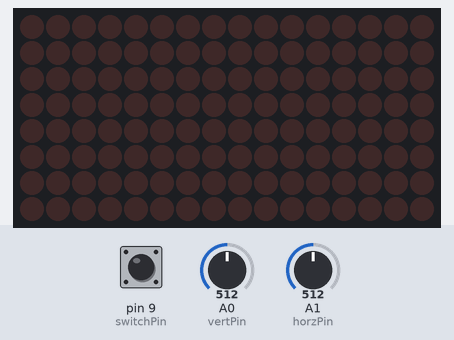
Bench run of a sketch on a simulated Arduino Uno, built with avr-gcc and run on an emulated ATmega328P. Shown: 16×8 LED matrix. The inputs (shaded band) are chosen by the test bench; at power-on: pin 9 (switchPin) HIGH, A0 (vertPin) = 512, A1 (horzPin) = 512. Random numbers use the default seed unless the sketch sets one.

Above: at 1.2 s.
1.3 s: pin 9 (switchPin) pulled LOW for 0.15 s
At 2.2 s:
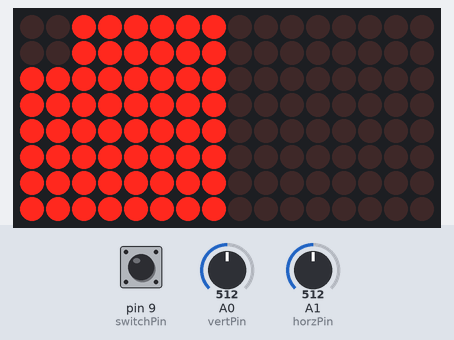
4.3 s: A0 (vertPin) set to 698
7.3 s: A0 (vertPin) set to 722
At 7.8 s:
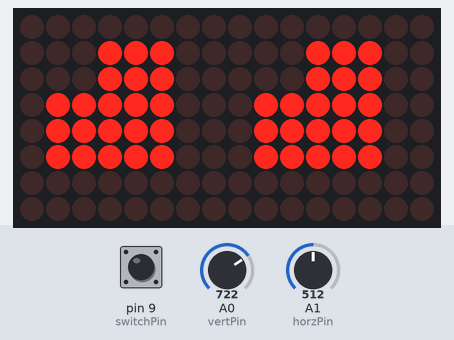
8.8 s: pin 9 (switchPin) pulled LOW for 1 s
At 9.8 s:
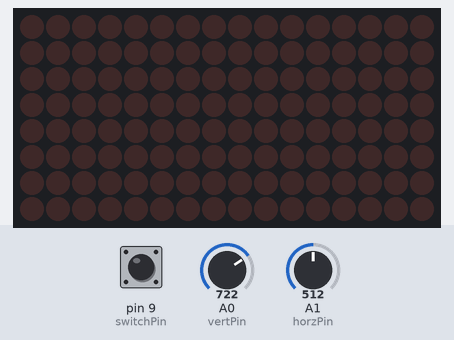
11.3 s: pin 9 (switchPin) pulled LOW for 3.2 s
At 12.2 s:
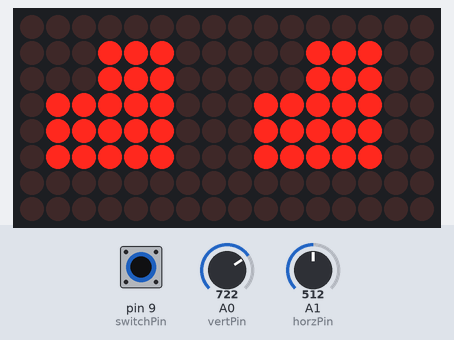
16.0 s: A0 (vertPin) set to 322
17.5 s: A0 (vertPin) set to 294
At 18.8 s:
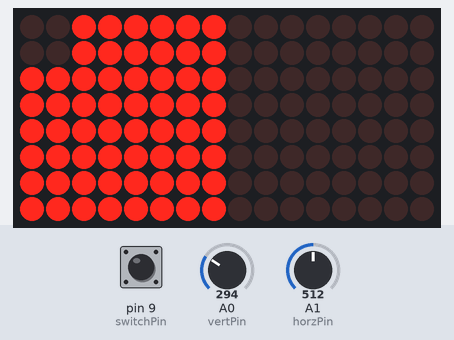
Timing chart, 0 to 20.5 s (numbered marks = the images above; inputs shaded):
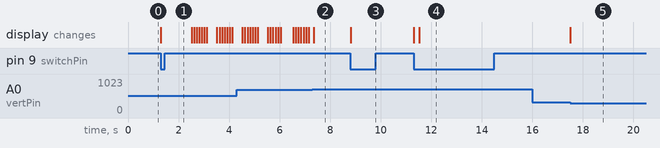

The sketch:

sketch.ino
```cpp
#include <LedControl.h>


// Módulos propios
#include "RelojArena.h"
#include "PatronesLed.h"

// Definición de pines y constantes de las matrices y el joystick
const int matrizA = 0; // Parte superior del reloj
const int matrizB = 1; // Parte inferior del reloj
const int DIN = 11;
const int CLK = 13;
const int CS = 10;
const int numMatrices = 2;

const int vertPin = A0;   // Eje y del joystick
const int horzPin = A1;   // Eje x del joystick
const int switchPin = 9; // Switch del joystick (pulsador)

// Declarar el objeto LedControl
LedControl lc = LedControl(DIN, CLK, CS, numMatrices); // Dos matrices conectadas

// Array para registrar qué leds de la matriz B
// están encendidos (1) o apagados (0) en cada momento
int ledsMatrizB[8][8];

// Contador de granos de arena en reposo
int totalGranosCaidos;

// Variables de tiempo
unsigned long tiempoUltimaCaida;
const unsigned long intervalo = 1000;  // Intervalo entre caida de partículas (1 segundo)

// Variables para detener o iniciar el circuito
bool encendido = false;
int ultimoEstadoSwitch = HIGH; // Estado anterior del pulsador en joystick

// Variable para guardar la última acción del joystick
enum Direccion {ARRIBA, ABAJO, IZQUIERDA, DERECHA, CENTRO};
enum Accion { REINICIAR, PAUSAR, REANUDAR, IMAGEN, NONE };
Accion comandoAccion = NONE; // Inicialmente no realiza ninguna acción

// Declaración de función para detectar movimiento del joystick
Direccion movimientoJoystick(int x, int y); // función retorna un dato tipo Dirección


void setup() {
  // Pulsador del joystick : es una entrada
  pinMode(switchPin, INPUT_PULLUP);
  // (Las entradas analógicas del joystick, A0 y A1, no requieren inicialización)

  // Inicializar cada matriz
  lc.shutdown(matrizA, false);  // Despertar la matriz 1
  lc.shutdown(matrizB, false);  // Despertar la matriz 2

  lc.setIntensity(matrizA, 8);  // Ajustar brillo para la matriz 1 (0 a 15)
  lc.setIntensity(matrizB, 8);  // Ajustar brillo para la matriz 2 (0 a 15)

  randomSeed(analogRead(0));  // Para generar números aleatorios

}


void loop() {

  // DETECTAR SI SE HA PRESIONADO EL SWITCH DEL JOYSTICK
  int estadoSwitch = digitalRead(switchPin);

  // Detectar si el pulsador fue presionado y luego soltado
  if (estadoSwitch == LOW && ultimoEstadoSwitch == HIGH) {
      // Alternar el estado de ejecución
      encendido = !encendido;

      // EJECUTAR PROCESOS DE ENCENDIDO Y APAGADO
      if(encendido){ // Se ha activado el interruptor
        lc.shutdown(matrizA, false);  // Apagar la matriz 1
        lc.shutdown(matrizB, false);  // Apagar la matriz 2
        resetRelojArena();
        comandoAccion = REINICIAR;
      } else{ // Se ha desactivado el interruptor
        lc.clearDisplay(matrizA);
        lc.clearDisplay(matrizB);
        lc.shutdown(matrizA, true);  // Apagar la matriz 1
        lc.shutdown(matrizB, true);  // Apagar la matriz 2
        comandoAccion = NONE;
      }
      delay(200); // Pequeño retardo para evitar rebotes
  }

  // Guardar el estado actual del pulsador para comparar en la siguiente iteración
  ultimoEstadoSwitch = estadoSwitch;


  // EJECUCION DEL PROGRAMA
  if (encendido) {

    int valorHorizontal = analogRead(horzPin); // del joystick
    int valorVertical = analogRead(vertPin);   // del joystick

    // Determinar la dirección del joystick y establecer la acción correspondiente
    if (ARRIBA == movimientoJoystick(valorHorizontal, valorVertical)) {
        comandoAccion = REINICIAR;
    } else if (IZQUIERDA == movimientoJoystick(valorHorizontal, valorVertical)) {
        comandoAccion = PAUSAR;
    } else if (DERECHA == movimientoJoystick(valorHorizontal, valorVertical) && comandoAccion != IMAGEN) {
        comandoAccion = REANUDAR;
    } else if (ABAJO == movimientoJoystick(valorHorizontal, valorVertical)) {
        comandoAccion = IMAGEN;
        for (int fila = 0; fila < 8; fila++) {
          lc.setRow(matrizA, fila, patronCorazon[fila]);  // Aplica el patrón a cada fila
          lc.setRow(matrizB, fila, patronCorazon[fila]);  // Aplica el patrón a cada fila
        }
    }


    switch (comandoAccion) {
      case REINICIAR:
          resetRelojArena();
          comandoAccion = REANUDAR;
          break;

      case PAUSAR:
          // No se realizan acciones al pausar
          break;

      case REANUDAR:
          correrRelojArena();
          break;

      case IMAGEN:
          // Se ha cargado la imagen en la matriz.
          // No se realizan más acciones hasta que se cambie la dirección del joystick.
          break;
    }


  }

  delay(100); // Pequeño retardo para facilitar la lectura y evitar cambios rápidos

}


Direccion movimientoJoystick(int x, int y){
  int rango = 200;

  if (y > (512 + rango)) {
      return ABAJO;
  } else if (y < (512 - rango)) {
      return ARRIBA;
  } else if (x < (512 - rango)) {
      return IZQUIERDA;
  } else if (x > (512 + rango)) {
      return DERECHA;
  }
  return CENTRO;
}
```

PatronesLed.cpp
```cpp
#include <Arduino.h>
#include "PatronesLed.h"

// Arreglos indicando en los valores de cada fila de matriz
uint8_t patronCorazon[8] = {0x00, 0x1c, 0x1c, 0x7c, 0x7c, 0x7c, 0x00, 0x00};

uint8_t estadoInicialMatrizA[8] = {
    0b00111111, // Fila 0
    0b00111111, // Fila 1
    0b11111111, // Fila 2
    0b11111111, // Fila 3
    0b11111111, // Fila 4
    0b11111111, // Fila 5
    0b11111111, // Fila 6
    0b11111111  // Fila 7
};

// Arreglo con la clave para vaciar la matriz A (ver su uso en función principal)
// Sub arreglos: [indice de fila, nueva configuracion]
int modificacionMatrizA[60][2]={
  {2,0b01111111},{0,0b00011111},
  {3,0b01111111},{2,0b00111111},{1,0b00011111},{0,0b00001111},
  {4,0b01111111},{3,0b00111111},{2,0b00011111},{1,0b00001111},{0,0b00000111},
  {5,0b01111111},{4,0b00111111},{3,0b00011111},{2,0b00001111},{1,0b00000111},{0,0b00000011},
  {6,0b01111111},{5,0b00111111},{4,0b00011111},{3,0b00001111},{2,0b00000111},{1,0b00000011},{0,0b00000001},
  {7,0b01111111},{6,0b00111111},{5,0b00011111},{4,0b00001111},{3,0b00000111},{2,0b00000011},{1,0b00000001},{0,0b00000000},

  {7,0b00111111},{6,0b00011111},{5,0b00001111},{4,0b00000111},{3,0b00000011},{2,0b00000001},{1,0b00000000},
  {7,0b00011111},{6,0b00001111},{5,0b00000111},{4,0b00000011},{3,0b00000001},{2,0b00000000},
  {7,0b00001111},{6,0b00000111},{5,0b00000011},{4,0b00000001},{3,0b00000000},
  {7,0b00000111},{6,0b00000011},{5,0b00000001},{4,0b00000000},
  {7,0b00000011},{6,0b00000001},{5,0b00000000},
  {7,0b00000001},{6,0b00000000},
  {7,0b00000000}
}; 
```

PatronesLed.h
```cpp
// Declarar los patrones
extern uint8_t patronCorazon[8];
extern int modificacionMatrizA[60][2];
extern uint8_t estadoInicialMatrizA[8];
```

RelojArena.cpp
```cpp
#include <LedControl.h>
#include "RelojArena.h"
#include "PatronesLed.h"


// FUNCION PRINCIPAL
void correrRelojArena(){
  unsigned long tiempoActual = millis();

  // CAIDA DE UN NUEVO GRANO DE ARENA: CADA SEGUNDO
  if (tiempoActual - tiempoUltimaCaida >= intervalo && totalGranosCaidos <60) {
    tiempoUltimaCaida = tiempoActual;

    // MOVIMIENTO DE LA ARENA EN MATRIZ B
    quitarParticulaEnMatrizA();

    ledsMatrizB[0][0]=1; // Cuando comienza a caer, se ubica la particula en el origen

    totalGranosCaidos++;
  }

  // MOVIMIENTO DE LA ARENA EN MATRIZ B
  actualizarMatrizB();

}


// FUNCIONES SOBRE LA MATRIZ A
void quitarParticulaEnMatrizA(){
  lc.setRow(matrizA, modificacionMatrizA[totalGranosCaidos][0], modificacionMatrizA[totalGranosCaidos][1]);

}


// FUNCIONESS SOBRE MATRIZ B
void actualizarMatrizB(){
  for (int x = 0; x < 8; x++) {
    for (int y = 0; y < 8; y++) {
      if(ledsMatrizB[x][y]==1 && moverParticulaEnMatrizB(x,y)){
          // Ya se ha desplazado el led que cambió de posición
          return; // Salir de la función porque los demás leds permanecen quietos
      }
    }
  }
}


bool moverParticulaEnMatrizB(int x, int y) {
  bool izq = izqLibre(x, y);
  bool der = derLibre(x, y);

  int nuevoX;
  int nuevoY;

  if (abajoLibre(x,y)) { // Descender
    nuevoX = x+1;
    nuevoY = y+1;
  } else if (izq && der) { // Si ambas direcciones están libres, elegir aleatoriamente
      if (random(0, 2) == 0){// Va a la izquierda
          nuevoX = x;
          nuevoY = y+1;
      } else{ // Va a la derecha
          nuevoX = x+1;
          nuevoY = y;
      }
  } else if (izq) { // Mover a la izquierda
      nuevoX = x;
      nuevoY = y+1;
  } else if (der) { // Mover a la derecha
      nuevoX = x+1;
      nuevoY = y;
  } else {
      return false; // Para no ejecutar el cambio de posición
  }

  cambioPosicionLedEnB(x, y, nuevoX, nuevoY);
  return true;

}


void resetRelojArena(){
  lc.clearDisplay(matrizA);     // Limpiar la matriz 1
  lc.clearDisplay(matrizB);     // Limpiar la matriz 2

  // Inicializamos el array de la matriz A según el patrón de leds
  for (int fila = 0; fila < 8; fila++) {
    lc.setRow(matrizA, fila, estadoInicialMatrizA[fila]);
  }

  // Inicializamos el array de la matriz B en 0 (todos los LEDs apagados)
  for (int x = 0; x < 8; x++) {
    for (int y = 0; y < 8; y++) {
      ledsMatrizB[x][y] = 0;
    }
  }

  totalGranosCaidos = 0; // Ningún grano de arena ha caido aun
  tiempoUltimaCaida = millis(); // Inicializar tiempo cuando comience a correr de nuevo

}


// FUNCIONES VERIFICADORAS EN MATRIZ B
bool abajoLibre(int x, int y) {
  // Si la partícula aún no llega al borde y si el led debajo está apagado
  return (y < 7) && (x<7)&&(ledsMatrizB[x+1][y + 1] == 0);
}

bool izqLibre(int x, int y) {
  return (x>=0)&&(y+1<=7)&&(ledsMatrizB[x][y+1] == 0);
}

bool derLibre(int x, int y) {
  return (x+1<=7)&&(y<=7)&&(ledsMatrizB[x+1][y] == 0);
}


// FUNCION PARA EDITAR LA POSICIÓN DE UN LED EN LA MATRIZ B
void cambioPosicionLedEnB(int x, int y, int nuevoX, int nuevoY){
  lc.setLed(matrizB, x, y, false);
  ledsMatrizB[x][y] = 0;
  lc.setLed(matrizB, nuevoX, nuevoY, true);
  ledsMatrizB[nuevoX][nuevoY] = 1;
}
```

RelojArena.h
```cpp
// Variables externas
extern const int matrizA;
extern const int matrizB;

extern unsigned long tiempoUltimaCaida;
extern const unsigned long intervalo;

extern int ledsMatrizB[8][8];

extern LedControl lc;

extern int totalGranosCaidos;


// Declaración de funciones


void resetGlobalVariables();

void resetRelojArena();


// FUNCIONES VERIFICADORAS EN MATRIZ B
bool abajoLibre(int x, int y);
bool izqLibre(int x, int y);
bool derLibre(int x, int y);

// FUNCIONES SOBRE LA MATRIZ A
void quitarParticulaEnMatrizA();

// FUNCIONESS SOBRE MATRIZ B
void actualizarMatrizB();
bool moverParticulaEnMatrizB(int x, int y);
void cambioPosicionLedEnB(int x, int y, int nuevoX, int nuevoY);

// FUNCION PRINCIPAL
void correrRelojArena();
```

Measured:
- the behaviour switches between 712 and 713 on A0 (vertPin) (found by bisection; images 1 and 2)
- the behaviour switches between 312 and 311 on A0 (vertPin) (found by bisection; images 4 and 5)
- after the input at 1.3 s, the display: changes at once (image 1)
- after the input at 8.8 s, the display: changes at once (image 3)
- after the input at 11.3 s, the display: first changes at once (image 4 shows a later state)
- after the input at 16.0 s, every drawn part: stays the same
- after the input at 17.5 s, the display: changes at once (image 5)
